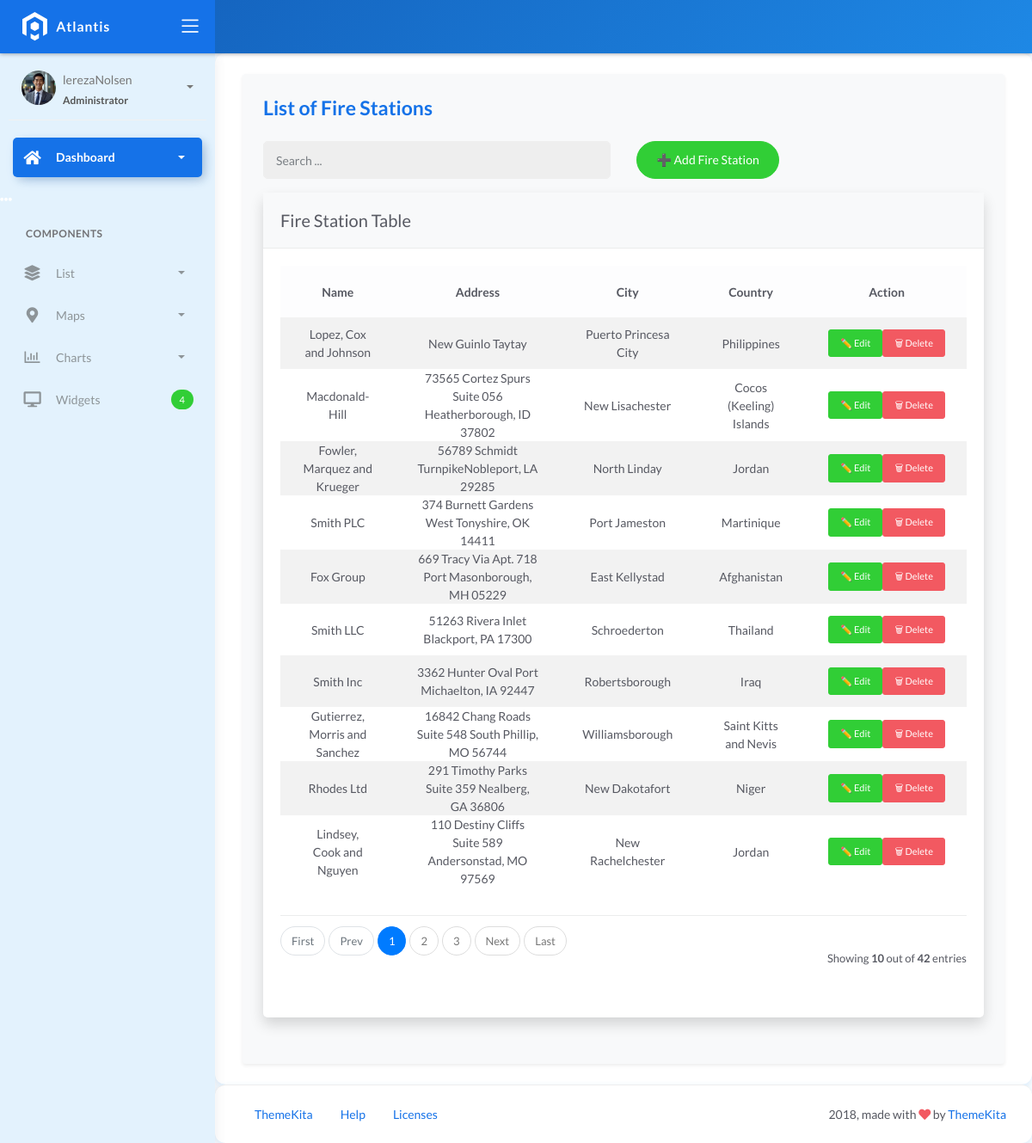
/firestations/, run on the app's committed database.
### fire/models.py (models this page shows, shortened)
class BaseModel(models.Model):
    created_at = models.DateTimeField(auto_now_add=True, db_index=True)
    updated_at = models.DateTimeField(auto_now=True)
    class Meta:
        abstract = True

class FireStation(BaseModel):
    name = models.CharField(max_length=150)
    latitude = models.DecimalField(
        max_digits=22, decimal_places=16, null=True, blank=True)
    longitude = models.DecimalField(
        max_digits=22, decimal_places=16, null=True, blank=True)
    address = models.CharField(max_length=150)
    city = models.CharField(max_length=150)  # can be in separate table
    country = models.CharField(max_length=150)  # can be in separate table

### fire/views.py (the view, shortened to what this page needs)
# urls.py: path('firestations/', FireStationList.as_view(), name='firestation-list'),
class FireStationList(ListView):
    model = FireStation
    template_name = 'firestation_list.html'
    context_object_name = 'firestations'
    paginate_by = 10
    def get_queryset(self, *args, **kwargs):
        qs = super().get_queryset(*args, **kwargs)
        query = self.request.GET.get("q")
        return qs

### templates/firestation_list.html (shortened to what this page needs)
{% extends 'base.html' %}
{% load static %}
{% block content %}
<div class="content">
  <div class="page-inner">
    <div class="container bg-light p-4 rounded shadow-sm">
      <h4 class="page-title text-primary mb-4">List of Fire Stations</h4>
      <div class="row mb-3">
        <div class="col-md-6">
          <form class="navbar-left navbar-form nav-search" action="{% url 'firestation-list' %}">
            <div class="input-group">
              <input type="text" placeholder="Search ..." class="form-control" name="q" value="{{ request.GET.q }}">
              <div class="input-group-append">
                <span class="input-group-text">
                </span>
              </div>
            </div>
          </form>
        </div>
        <div class="col-md-6 text-end">
          <a href="{% url 'firestation-add' %}" class="btn btn-success btn-rounded">➕ Add Fire Station</a>
        </div>
      </div>
      <div class="card border-0 shadow rounded-4">
        <div class="card-header bg-light text-dark border-bottom rounded-top-4">
          <div class="card-title mb-0 fw-semibold">Fire Station Table</div>
        </div>
        <div class="card-body">
          <div class="table-responsive">
            <table class="table table-hover table-striped align-middle text-center">
              <thead class="table-light">
                <tr>
                  <th>Name</th>
                  <th>Address</th>
                  <th>City</th>
                  <th>Country</th>
                  <th>Action</th>
                </tr>
              </thead>
              <tbody>
                {% for object in object_list %}
                <tr>
                  <td>{{ object.name }}</td>
                  <td>{{ object.address }}</td>
                  <td>{{ object.city }}</td>
                  <td>{{ object.country }}</td>
                  <td>
                    <div class="d-flex justify-content-center gap-2">
                      <a href="{% url 'firestation-update' object.pk %}" class="btn btn-sm btn-success">✏️ Edit</a>
                      <a href="{% url 'firestation-delete' object.pk %}" class="btn btn-sm btn-danger">🗑 Delete</a>
                    </div>
                  </td>
                </tr>
                {% empty %}
                <tr>
                  <td colspan="5" class="text-center text-muted py-4">
                    <strong>No Records Found</strong>
                  </td>
                </tr>
                {% endfor %}
              </tbody>
            </table>
          </div>
          {% include 'includes/pagination.html' %}
        </div>
      </div>
    </div>
  </div>
</div>
{% endblock %}

### templates/base.html (style rules this page uses)
body { background-color: #f3faff; color: #0d47a1; font-family: 'Lato', sans-serif; }
.card, .main-panel .content, .footer { background-color: #ffffff; border-radius: 12px; box-shadow: 0 2px 6px rgba(100, 181, 246, 0.2); }
.form-control, .form-select { border-color: #90caf9; }

### data on the page
FireStation: name "Lopez, Cox and Johnson", address "New Guinlo Taytay", city "Puerto Princesa City", country "Philippines"
FireStation: name "Macdonald-Hill", address "73565 Cortez Spurs Suite 056 Heatherborough, ID 37802", city "New Lisachester", country "Cocos (Keeling) Islands"
FireStation: name "Fowler, Marquez and Krueger", address "56789 Schmidt TurnpikeNobleport, LA 29285", city "North Linday", country "Jordan"
FireStation: name "Smith PLC", address "374 Burnett Gardens West Tonyshire, OK 14411", city "Port Jameston", country "Martinique"
FireStation: name "Fox Group", address "669 Tracy Via Apt. 718 Port Masonborough, MH 05229", city "East Kellystad", country "Afghanistan"
FireStation: name "Smith LLC", address "51263 Rivera Inlet Blackport, PA 17300", city "Schroederton", country "Thailand"
FireStation: name "Smith Inc", address "3362 Hunter Oval Port Michaelton, IA 92447", city "Robertsborough", country "Iraq"
FireStation: name "Gutierrez, Morris and Sanchez", address "16842 Chang Roads Suite 548 South Phillip, MO 56744", city "Williamsborough", country "Saint Kitts and Nevis"
FireStation: name "Rhodes Ltd", address "291 Timothy Parks Suite 359 Nealberg, GA 36806", city "New Dakotafort", country "Niger"
FireStation: name "Lindsey, Cook and Nguyen", address "110 Destiny Cliffs Suite 589 Andersonstad, MO 97569", city "New Rachelchester", country "Jordan"

### other printed values
{{ page_num }} "1"
{{ page_num }} "2" "3"
{{ object_list.count }} "10"
{{ paginator.count }} "42"
